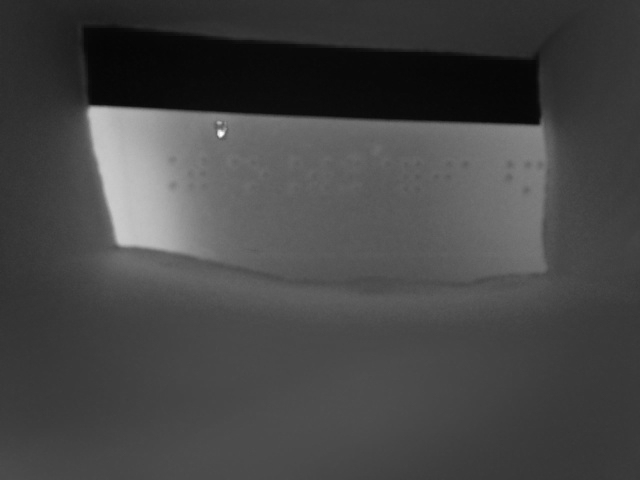
#> input picture captured_img/test_cap_img0.jpg, 640 x 480 px, found by its file name
$ python example.py
#> lines starting #> are read from the running program, lines starting #| are printed output that depends on the picture; after the words box and inside, x2 and y2 are one past the last pixel; in counts of white or black regions, pixels touching at a corner belong together
import cv2
import numpy as np
import sys

src = cv2.imread('/home/rasp/Desktop/HandS_Braille/captured_img/test_cap_img0.jpg', cv2.IMREAD_COLOR)
#> src is the input picture: shape (480, 640, 3); min 5, max 255, mean 69.6
src_gray = cv2.cvtColor(src, cv2.COLOR_BGR2GRAY)

if src is None:
    print('Image load failed!')
    sys.exit()

img_hls = cv2.cvtColor(src, cv2.COLOR_BGR2HLS)
#> img_hls: shape (480, 640, 3); mean of channels 0, 1, 2 0, 69.6, 0
img_hlsgray = cv2.cvtColor(img_hls, cv2.COLOR_BGR2GRAY)
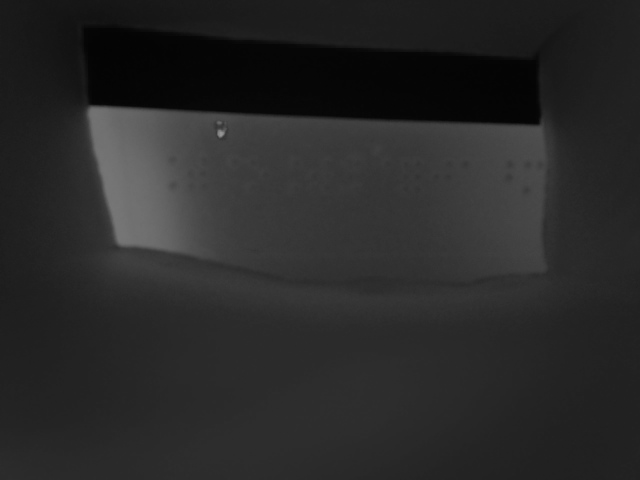
#> img_hlsgray: shape (480, 640); min 3, max 150, mean 40.8

# cv2.imshow('hlsgray', img_hlsgray)

img_grayscale_gaussian1 = cv2.GaussianBlur(img_hlsgray, (3, 3), 0)
# img_grayscale_gaussian2 = cv2.GaussianBlur(img_grayscale, (1, 1), 0)
img_grayscale = cv2.adaptiveThreshold(img_grayscale_gaussian1, 255, cv2.ADAPTIVE_THRESH_MEAN_C, cv2.THRESH_BINARY_INV, 37, 0)
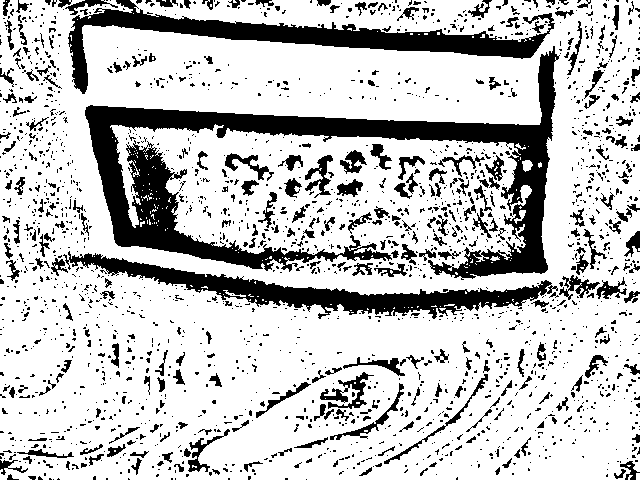
#> img_grayscale: shape (480, 640); 77% white; 2055 black regions (1748 under 20 px), largest, box (x1, y1, x2, y2) and area: (85, 46, 560, 280) 23689, (68, 0, 555, 94) 9211, (63, 251, 558, 319) 7977

kernel = np.array([[1, 1, 1],
                    [1, 1, 1],
                    [1, 1, 1]])*(1/3)

image_blur = cv2.filter2D(img_grayscale, -1, kernel)
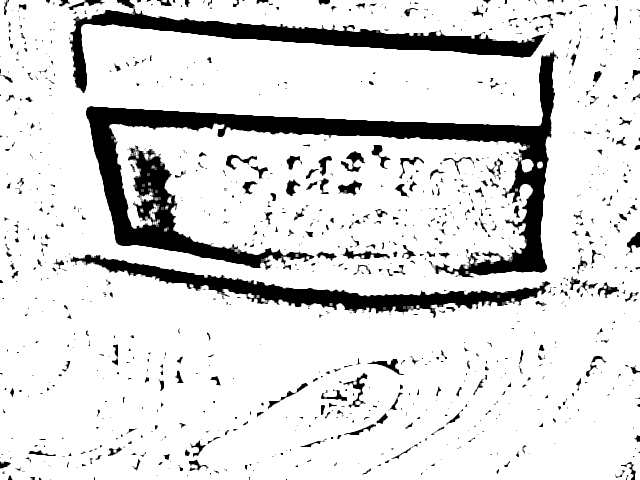
#> image_blur: shape (480, 640); min 0, max 255, mean 220.2
# cv2.imshow('sharp', image_blur)

img_median = cv2.medianBlur(image_blur, 5)

# src 영상에 지역 이진화 수행
dst1 = np.zeros(img_median.shape, np.uint8)

bw = img_median.shape[1] // 4
#> bw = 160
bh = img_median.shape[0] // 4
#> bh = 120

for y in range(4):
    for x in range(4):
        src_ = img_median[y*bh:(y+1)*bh, x*bw:(x+1)*bw]
        dst_ = dst1[y*bh:(y+1)*bh, x*bw:(x+1)*bw]
        cv2.threshold(src_, 0, 255, cv2.THRESH_BINARY_INV | cv2.THRESH_OTSU, dst_)
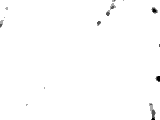
#> src_: shape (120, 160); min 0, max 255, mean 253.4


# 영상 안에 있는 흰색 덩어리를 정수 형태로 리턴
cnt1, _ = cv2.connectedComponents(dst1)
#> cnt1 = 168
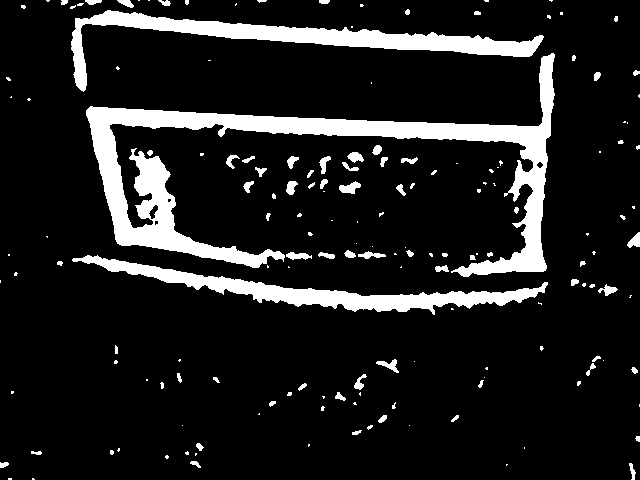
#> dst1: shape (480, 640); 12% white; 167 white regions (97 under 20 px), largest, box (x1, y1, x2, y2) and area: (86, 53, 555, 277) 18844, (71, 10, 544, 92) 7557, (72, 255, 548, 315) 6221
print('cnt1:', cnt1)
#| cnt1: 168

# 모폴로지 열기
dst2 = cv2.morphologyEx(dst1, cv2.MORPH_OPEN, None)
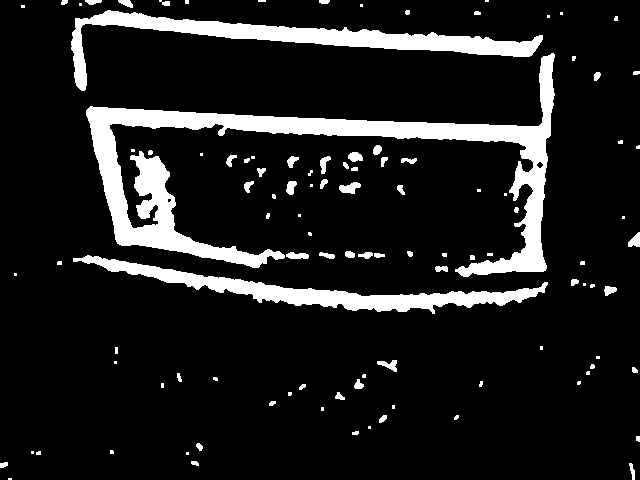
#> dst2: shape (480, 640); 11.7% white; 107 white regions (49 under 20 px), largest, box (x1, y1, x2, y2) and area: (86, 53, 555, 277) 18755, (71, 10, 543, 91) 7546, (73, 255, 548, 314) 6192

# 영상 안에 있는 흰색 덩어리를 정수 형태로 리턴
cnt2, _ = cv2.connectedComponents(dst2)
#> cnt2 = 108
print('cnt2:', cnt2)
#| cnt2: 108

# cimg = cv2.cvtColor(img_median, cv2.COLOR_GRAY2BGR)

circles = cv2.HoughCircles(img_median, cv2.HOUGH_GRADIENT, 1, 30, param1=250, param2=11, minRadius=5, maxRadius=12)
#> circles = [[525.5, 164.5, 6.9], [354.5, 159.5, 7.4], [292.5, 187.5, 6.6], [143.5, 211.5, 6.9], [218.5, 130.5, 6.2], [231.5, 160.5, 6.2], [347.5, 389.5, 8]]

circles = np.uint16(np.around(circles))
#> circles = [[526, 164, 7], [354, 160, 7], [292, 188, 7], [144, 212, 7], [218, 130, 6], [232, 160, 6], [348, 390, 8]]

for i in circles[0,:]:
    cv2.circle(img_median,(int(i[0]),int(i[1])), 18, (0,255,255), 5)
#> this loop made 7 passes
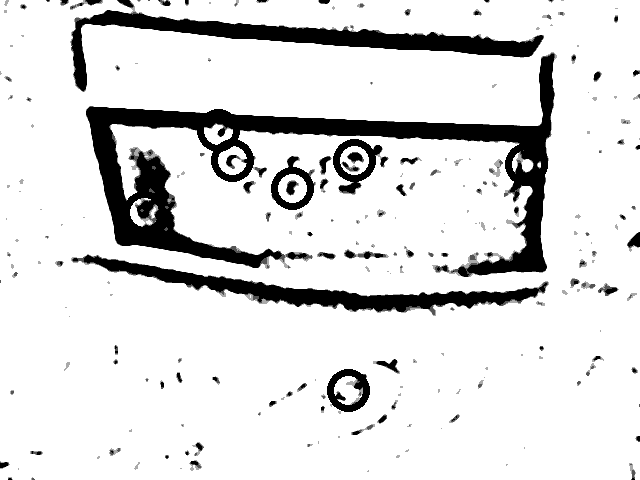
#> img_median: shape (480, 640); min 0, max 255, mean 220.9

# [5 lines of commented-out code are left out]
cv2.imshow('median', img_median)

cv2.waitKey() #아무키나 누르면 지나감 안에 값이 1이면 그냥 지나가지만 키를 눌렀을때 반응함
cv2.destroyAllWindows()

$ run again, with captured_img/test_cap_img101.jpg copied over captured_img/test_cap_img0.jpg
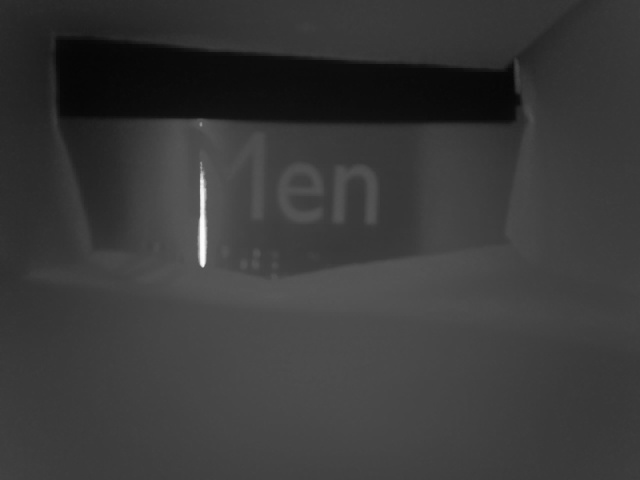
#> input picture captured_img/test_cap_img101.jpg, 640 x 480 px, found by its file name
#> src is the input picture: shape (480, 640, 3); min 5, max 254, mean 57.4
#> img_hls: shape (480, 640, 3); mean of channels 0, 1, 2 0, 57.4, 0
#> img_grayscale: shape (480, 640); 77.9% white; 1479 black regions (1236 under 20 px), largest, box (x1, y1, x2, y2) and area: (72, 118, 515, 244) 13273, (40, 0, 580, 270) 13239, (162, 57, 540, 312) 11808
#> cnt1 = 134
#> dst1: shape (480, 640); 13.1% white; 133 white regions (69 under 20 px), largest, box (x1, y1, x2, y2) and area: (74, 119, 513, 238) 10782, (43, 19, 545, 268) 10524, (172, 247, 505, 305) 6041
#| cnt1: 134
#> `dst2 = cv2.morphologyEx(dst1, cv2.MORPH_OPEN, None)`:
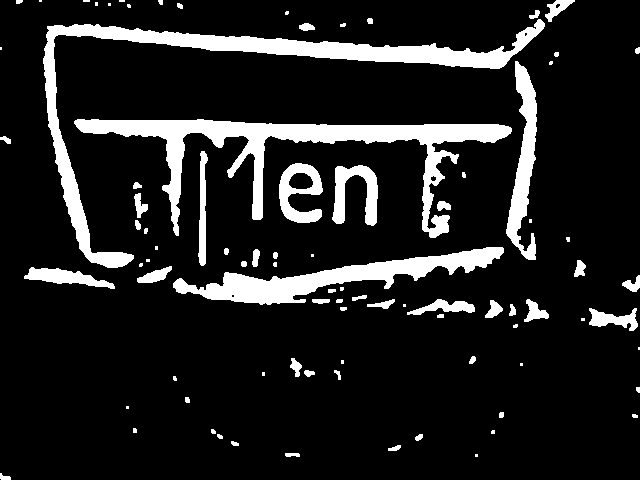
#> dst2: shape (480, 640); 12.8% white; 88 white regions (29 under 20 px), largest, box (x1, y1, x2, y2) and area: (74, 119, 512, 238) 10744, (43, 19, 545, 268) 10496, (173, 247, 504, 305) 6015
#> cnt2 = 89
#| cnt2: 89
#> `circles = cv2.HoughCircles(img_median, cv2.HOUGH_GRADIENT, 1, 30, para..`: circles = [[355.5, 186.5, 11.4], [299.5, 183.5, 11.4], [440.5, 307.5, 9.1], [547.5, 12.5, 10.1], [315.5, 213.5, 6.6], [584.5, 315.5, 7], [180.5, 284.5, 6.2], [444.5, 207.5, 5.5]]
#> `circles = np.uint16(np.around(circles))`: circles = [[356, 186, 11], [300, 184, 11], [440, 308, 9], [548, 12, 10], [316, 214, 7], [584, 316, 7], [180, 284, 6], [444, 208, 6]]
#> the loop `for i in circles[0,:]:` made 8 passes
#> after the loop `for i in circles[0,:]:`:
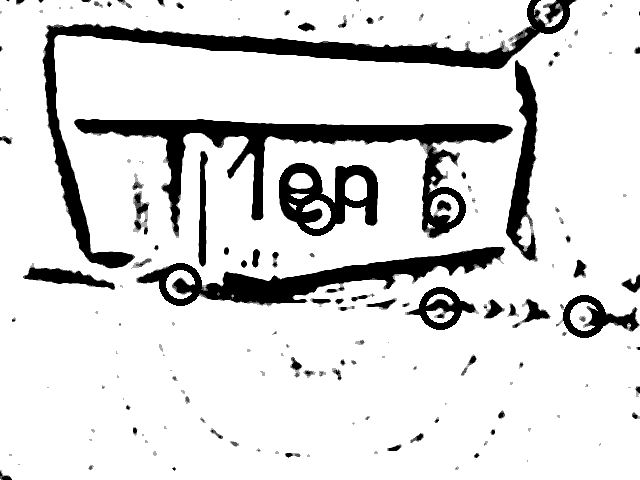
#> img_median: shape (480, 640); min 0, max 255, mean 218.5

$ run again, with captured_img/test_cap_img102.jpg copied over captured_img/test_cap_img0.jpg
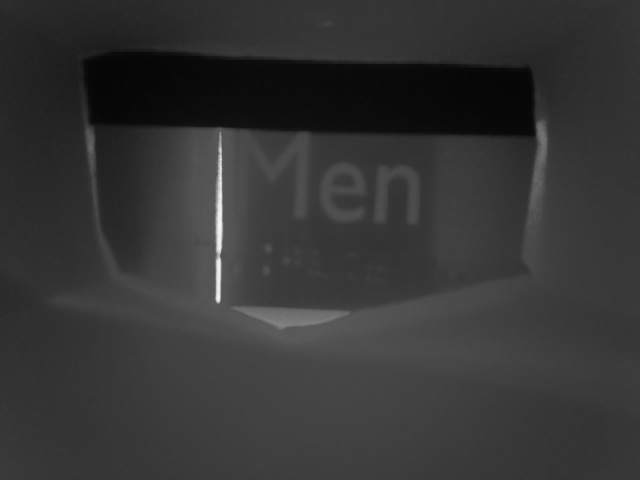
#> input picture captured_img/test_cap_img102.jpg, 640 x 480 px, found by its file name
#> src is the input picture: shape (480, 640, 3); min 4, max 246, mean 53.1
#> img_hls: shape (480, 640, 3); mean of channels 0, 1, 2 0, 53.1, 0
#> img_grayscale: shape (480, 640); 79.2% white; 1558 black regions (1314 under 20 px), largest, box (x1, y1, x2, y2) and area: (68, 27, 556, 336) 20801, (106, 125, 524, 305) 13150, (333, 336, 512, 373) 2144
#> cnt1 = 164
#> dst1: shape (480, 640); 12.1% white; 163 white regions (100 under 20 px), largest, box (x1, y1, x2, y2) and area: (71, 33, 548, 332) 17541, (108, 127, 521, 303) 10658, (45, 294, 174, 327) 1420
#| cnt1: 164
#> `dst2 = cv2.morphologyEx(dst1, cv2.MORPH_OPEN, None)`:
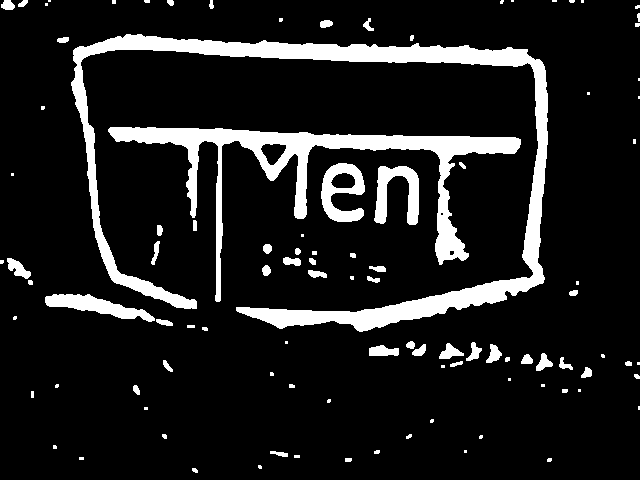
#> dst2: shape (480, 640); 11.8% white; 102 white regions (43 under 20 px), largest, box (x1, y1, x2, y2) and area: (71, 34, 548, 332) 17509, (108, 127, 521, 302) 10599, (321, 163, 365, 222) 1399
#> cnt2 = 103
#| cnt2: 103
#> `circles = cv2.HoughCircles(img_median, cv2.HOUGH_GRADIENT, 1, 30, para..`: circles = [[478.5, 351.5, 11.4], [341.5, 198.5, 11.4], [398.5, 186.5, 11.4], [461.5, 253.5, 6.2]]
#> `circles = np.uint16(np.around(circles))`: circles = [[478, 352, 11], [342, 198, 11], [398, 186, 11], [462, 254, 6]]
#> the loop `for i in circles[0,:]:` made 4 passes
#> after the loop `for i in circles[0,:]:`:
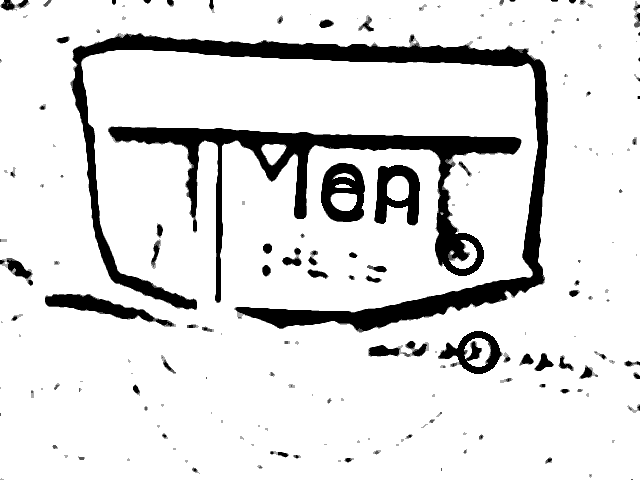
#> img_median: shape (480, 640); min 0, max 255, mean 223.1
